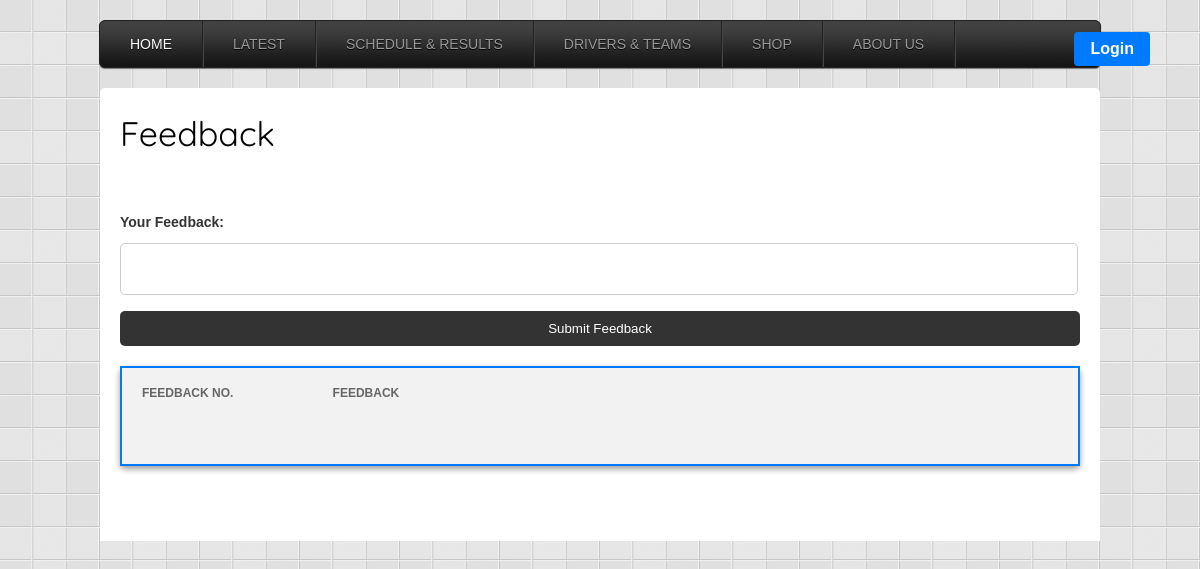
The app's page /feedback.php, older data.
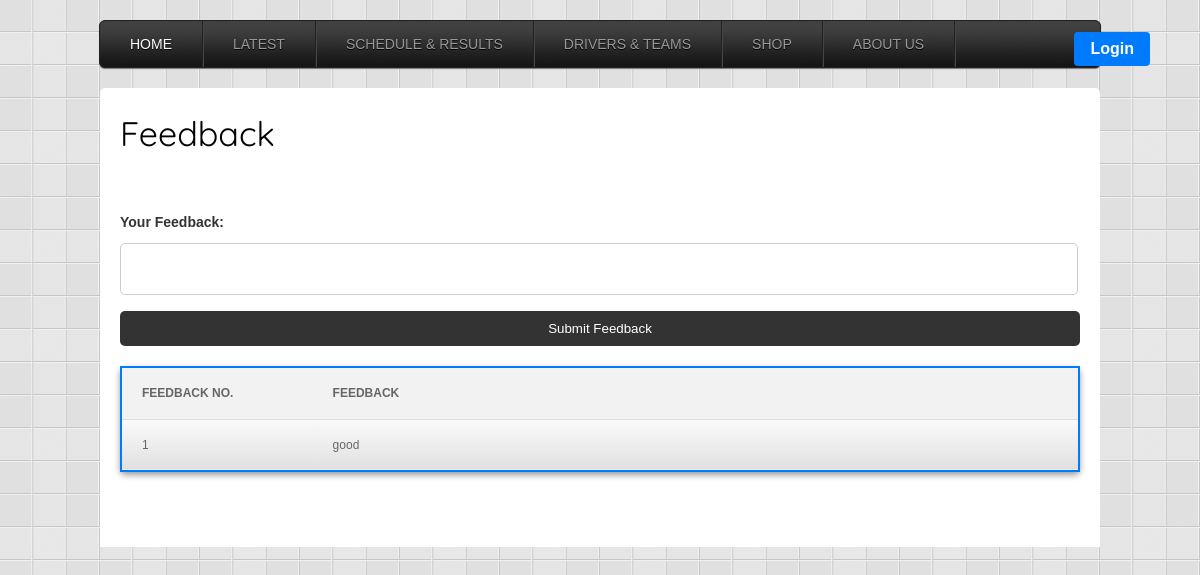
The same page, newer data.
### tables this page shows
CREATE TABLE `feedback` (
  `feedback_no.` int(4) NOT NULL,
  `feedback` text NOT NULL
);

### feedback.php (the view, shortened to what this page needs)
<?php include("dataconnection.php"); ?>
<!DOCTYPE HTML>
<head>
<link rel="stylesheet" type="text/css" media="screen" href="css/style.css">
<link rel="stylesheet" type="text/css" media="screen" href="menu/css/simple_menu.css">
<link rel="stylesheet" type="text/css" media="screen" href="css\feedback.css">
<link rel="stylesheet" type="text/css" href="js/fancybox/jquery.fancybox.css" media="all">
</head>
<body>
<ol id="menu">
  <li class="active_menu_item"><a href="index.php" style="color:#FFF">Home</a>
  </li>
  <li><a href="#">Latest</a>
  </li>
  <li><a href="#">Schedule & Results</a>
  </li>
  <li><a href="#">Drivers & Teams</a>
  </li>
  <li><a href="#">Shop</a>
  </li>
  <li><a href="#">About Us</a>
  </li>
  <div id="login_button">
  <a href="login.php"><button>Login</button></a>
</div>
</ol>
<div id="container">
  <h1>Feedback</h1>
  <div class="feedback-form">
    <form action="feedback.php" method="post">
        <label for="feedback"><br><br>Your Feedback:</label>
        <textarea id="feedback" name="feedback" required></textarea>
        <input type="submit" value="Submit Feedback">
    </form>
</div>
    <div class="feedback-list">
            <table class="feedback-table" border="1" width="700px" height="100px">
                <tr>
                    <th>Feedback No.</th>
                    <th>Feedback</th>
                </tr>
                <?php
                $result = mysqli_query($connect, "select * from feedback");
                while($row = mysqli_fetch_assoc($result))
                    {
                    ?>
                    <tr>
                        <td><?php echo $row["feedback_no."];?></td>
                        <td><?php echo $row["feedback"]; ?></td>
                    </tr>
                    <?php
                    }
                ?>
            </table>
    </div>
  <div style="clear:both; height: 40px"></div>
</div>
</body>
</html>

### css/style.css (style rules this page uses)
html,body,div,span,applet,object,iframe,h1,h2,h3,h4,h5,h6,p,blockquote,pre,a,abbr,acronym,address,big,cite,code,del,dfn,em,font,img,ins,kbd,q,s,samp,small,strike,strong,sub,sup,tt,var,dl,dt,dd,ol,ul,li,fieldset,form,label,legend,table,caption,tbody,tfoot,thead,tr,th,td { margin:0;padding:0;border:0;outline:0;font-weight:inherit;font-style:inherit;font-family:inherit;vertical-align:baseline }
ol,ul,li { list-style-type:none }
table { border-collapse:separate;border-spacing:0 }
caption,th,td { text-align:left;font-weight:400 }
body { font-family: Arial, Helvetica, sans-serif; font-size: .875em; line-height: 1.6em; background: #fff url(../images/body_bg.png) fixed; color: #666; }
#container { font-size: 1em; width:960px; background: #FFF; border-top-left-radius: 5px; border-top-right-radius: 5px; padding: 15px 20px; margin: auto; position: relative; clear: both }
h1, h2, h3, h4 { font-family: 'Quicksand', sans-serif; }
h1 { font-size: 34px; padding: 20px 0; color: #000 }
a { color: #2997AB; text-decoration: none }
table { background:#eaeaea; font-family: Arial, Helvetica, sans-serif; width: 100%; font-size: 12px; margin:20px 0; border-collapse: separate; border:#ccc 1px solid; -moz-border-radius:5px; -webkit-border-radius:5px; border-radius:5px; -moz-box-shadow:0 3px 6px rgba(0, 0, 0, 0.4); box-shadow:0 3px 6px rgba(0, 0, 0, 0.4) }
table th { padding:14px 20px; text-transform:uppercase; font-weight: bold }
table td { background-image: -moz-linear-gradient(top, #fafafa, #E0E0E0); background-image: -webkit-gradient(linear, 0% 0%, 0% 100%, from(#fafafa), to(#E0E0E0)); background-image: -webkit-linear-gradient(top, #fafafa, #E0E0E0); background-image: -ms-linear-gradient(top, #fafafa, #E0E0E0); background-image: -o-linear-gradient(top, #fafafa, #E0E0E0); filter: progid:DXImageTransform.Microsoft.gradient(startColorstr='#fafafa', endColorstr='#E0E0E0'); padding: 14px 20px }
table tr:last-child td:first-child { -moz-border-radius-bottomleft: 5px; -webkit-border-bottom-left-radius: 5px; border-bottom-left-radius: 5px }
table tr:last-child td:last-child { -moz-border-radius-bottomright: 5px; -webkit-border-bottom-right-radius:5px; border-bottom-right-radius: 5px }

### menu/css/simple_menu.css (style rules this page uses)
#menu, #menu ol { margin: 0; padding: 0; list-style: none; }
#menu { width: 1000px; margin: 20px auto; border: 1px solid #222; background: #141414 url(../img/menu_bg.jpg) repeat-x top; -moz-border-radius: 6px; -webkit-border-radius: 6px; border-radius: 6px; -moz-box-shadow: 0 1px 1px #777; -webkit-box-shadow: 0 1px 1px #777; box-shadow: 0 1px 1px #777; }
#menu:before, #menu:after { content: ""; display: table; }
#menu:after { clear: both; }
#menu { zoom:1; }
#menu li { float: left; border-right: 1px solid #222; -moz-box-shadow: 1px 0 0 #444; -webkit-box-shadow: 1px 0 0 #444; box-shadow: 1px 0 0 #444; position: relative; }
#menu a { float: left; padding: 12px 30px; color: #999; text-transform: uppercase; text-shadow: 0 1px 0 #000; }
#login_button { position: absolute; top: 20px; right: 20px; }
#login_button button { background-color: #007bff; color: #fff; padding: 8px 16px; border: none; border-radius: 4px; cursor: pointer; font-size: 16px; font-weight: bold; }

### css/feedback.css (style rules this page uses)
.feedback-form label { display: block; margin-bottom: 10px; font-weight: bold; color: #333; }
.feedback-form input[type="text"], .feedback-form textarea { width: 97.5%; padding: 10px; border: 1px solid #ccc; border-radius: 5px; resize: none; }
.feedback-form input[type="submit"] { display: block; width: 100%; margin-top: 10px; padding: 10px; background-color: #333; color: #fff; border: none; border-radius: 5px; cursor: pointer; }
.feedback-table th:nth-child(2) { width: 80%; }
.feedback-table { width: 100%; border-collapse: collapse; margin-bottom: 20px; border: 2px solid #007bff; border-radius: 5px; }
th, td { padding: 10px; border-bottom: 1px solid #ddd; text-align: left; }
th { background-color: #f2f2f2; font-weight: bold; }

Row changes from the older to the newer data that the page shows:
added feedback: value "1", feedback "good"
